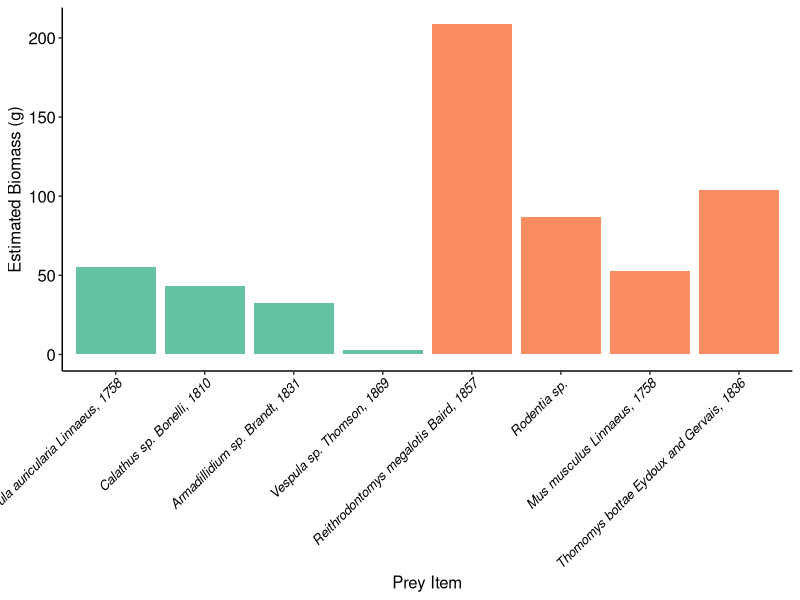
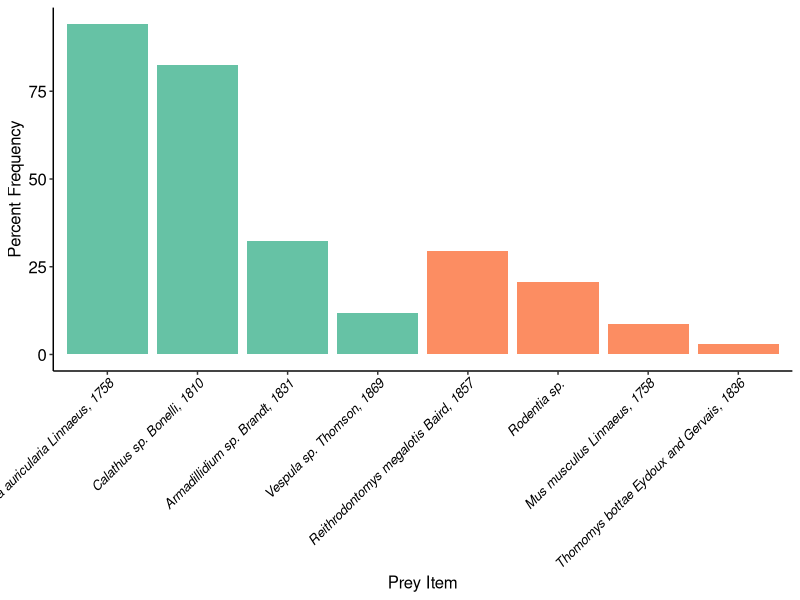
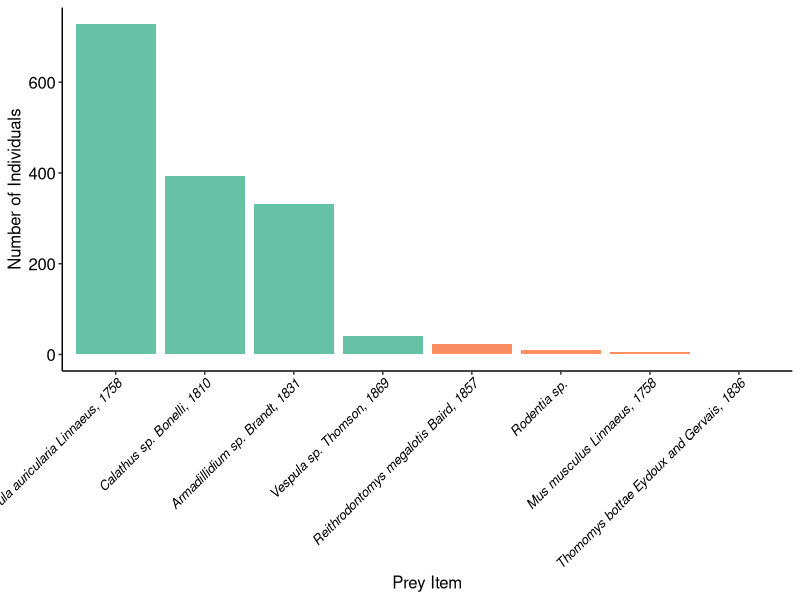

Write the R code that produced these figures, in order.
# Burrowing Owl Diet Analysis
# Madeleine Ostwald
# December 6, 2023


#### Load libraries, organize data ####

setwd("~/Dropbox/UCSB/Manuscripts/Burrowing Owl Diet")
diet_df <- read.csv("Owl Pellet Data Dec2023.csv")
library(ggplot2)
library(dplyr)

diet_df$numberOfIndividuals <- as.numeric(diet_df$numberOfIndividuals)

#### Calculate summary statistics ####

# Calculate the total number of individuals by species
total_individuals <- diet_df %>%
  group_by(species) %>%
  summarize(Total_Individuals = sum(`numberOfIndividuals`))

# Calculate the total number of prey items across all pellets
total_all_pellets <- sum(diet_df$numberOfIndividuals)

# Calculate the percent frequency
total_individuals <- total_individuals %>%
  mutate(Proportion = Total_Individuals / total_all_pellets)

# Count the number of pellets containing at least one item for each species
pellets_with_species <- diet_df %>%
  group_by(species, pelletID) %>%
  filter(sum(numberOfIndividuals) > 0) %>%
  distinct(species, pelletID) %>%
  group_by(species) %>%
  summarize(Pellets_With_Species = n())

# Merge the total_individuals dataframe with the pellets_with_species dataframe
summary_table <- merge(total_individuals, pellets_with_species, by = "species", all.x = TRUE)

# Calculate the percent frequency of occurrence
summary_table <- summary_table %>%
  mutate(Percent_Frequency = (Pellets_With_Species / n_distinct(diet_df$pelletID)) * 100)

# Count the number of pellets containing at least one vertebrate vs. invertebrate
vert_vs_invert <- diet_df %>%
  group_by(vertOrInvert, pelletID) %>%
  filter(sum(numberOfIndividuals) > 0) %>%
  distinct(vertOrInvert, pelletID) %>%
  group_by(vertOrInvert) %>%
  summarize(vert_vs_invert = n())

# Mean and std. error prey individuals across all pellets
mean_individuals <- mean(tapply(diet_df$numberOfIndividuals, diet_df$pelletID, sum))
se_individuals <- sd(tapply(diet_df$numberOfIndividuals, diet_df$pelletID, sum))/sqrt(n_distinct(diet_df$pelletID))

# Add a column for individual biomass
biomass_per_individual <- c(0, 0.098,0.11,0.076,10.6,8.695,8.695,103.8,0.074)
summary_table <- summary_table %>%
  mutate(biomass_per_individual = biomass_per_individual)

# Add a column for estimated total biomass
summary_table <- summary_table %>%
  mutate(total_biomass = biomass_per_individual*Total_Individuals)

# Add a column for vert vs. invert
vert_invert <- c("I","I","I","I","V","V","V","V","I")
summary_table <- summary_table %>%
  mutate(vert_invert = vert_invert)




#### Plot data (Figure 1) ####

plotting_df <- summary_table %>%
  filter(species != "Ammopelmatus sp. Tinkham, 1965")

n_plot <- ggplot(data = plotting_df, aes(x=species, y=Total_Individuals, fill=vert_invert)) + 
  geom_bar(stat="identity") + 
  theme_classic()  +
  scale_x_discrete(limits=c("Forficula auricularia Linnaeus, 1758","Calathus sp. Bonelli, 1810", "Armadillidium sp. Brandt, 1831","Vespula sp. Thomson, 1869","Reithrodontomys megalotis Baird, 1857","Rodentia sp.","Mus musculus Linnaeus, 1758","Thomomys bottae Eydoux and Gervais, 1836")) +
  scale_fill_manual(values=c("#66C2A5","#FC8D62"))+
  labs(x="Prey Item",y="Number of Individuals") +
  theme(axis.text.y=element_text(color="black",size=12),axis.text.x = element_text(face="italic",color="black", angle=45,vjust=1,hjust=1),text=element_text(size=12),legend.position="none")

freq_plot <- ggplot(data = plotting_df, aes(x=species, y=Percent_Frequency, fill=vert_invert)) + 
  geom_bar(stat="identity") + 
  theme_classic()  +
  scale_x_discrete(limits=c("Forficula auricularia Linnaeus, 1758","Calathus sp. Bonelli, 1810", "Armadillidium sp. Brandt, 1831","Vespula sp. Thomson, 1869","Reithrodontomys megalotis Baird, 1857","Rodentia sp.","Mus musculus Linnaeus, 1758","Thomomys bottae Eydoux and Gervais, 1836")) +
  scale_fill_manual(values=c("#66C2A5","#FC8D62"))+
  labs(x="Prey Item",y="Percent Frequency") +
  theme(axis.text.y=element_text(color="black",size=12),axis.text.x = element_text(face="italic",color="black", angle=45,vjust=1,hjust=1),text=element_text(size=12),legend.position="none")

biomass_plot <- ggplot(data = plotting_df, aes(x=species, y=total_biomass, fill=vert_invert)) + 
  geom_bar(stat="identity") + 
  theme_classic()  +
  scale_x_discrete(limits=c("Forficula auricularia Linnaeus, 1758","Calathus sp. Bonelli, 1810", "Armadillidium sp. Brandt, 1831","Vespula sp. Thomson, 1869","Reithrodontomys megalotis Baird, 1857","Rodentia sp.","Mus musculus Linnaeus, 1758","Thomomys bottae Eydoux and Gervais, 1836")) +
  scale_fill_manual(values=c("#66C2A5","#FC8D62"))+
  labs(x="Prey Item",y="Estimated Biomass (g)") +
  theme(axis.text.y=element_text(color="black",size=12),axis.text.x = element_text(face="italic",color="black", angle=45,vjust=1,hjust=1),text=element_text(size=12),legend.position="none")

